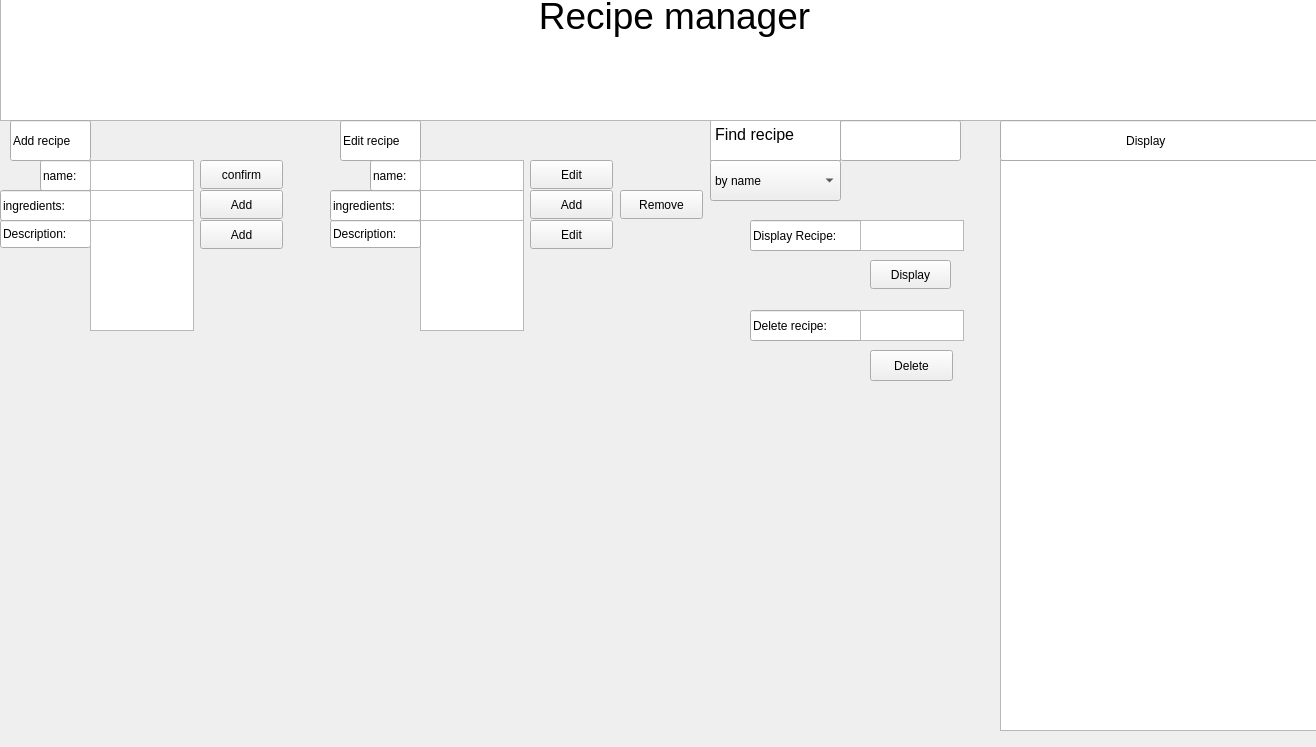
<?xml version="1.0" encoding="UTF-8"?>
<ui version="4.0">
 <class>MainWindow</class>
 <widget class="QMainWindow" name="MainWindow">
  <property name="geometry">
   <rect>
    <x>0</x>
    <y>0</y>
    <width>1316</width>
    <height>747</height>
   </rect>
  </property>
  <property name="windowTitle">
   <string>MainWindow</string>
  </property>
  <widget class="QWidget" name="centralwidget">
   <widget class="QListView" name="listView">
    <property name="geometry">
     <rect>
      <x>1000</x>
      <y>160</y>
      <width>321</width>
      <height>571</height>
     </rect>
    </property>
   </widget>
   <widget class="QTextEdit" name="title">
    <property name="geometry">
     <rect>
      <x>0</x>
      <y>-10</y>
      <width>1321</width>
      <height>131</height>
     </rect>
    </property>
    <property name="readOnly">
     <bool>true</bool>
    </property>
    <property name="html">
     <string>&lt;!DOCTYPE HTML PUBLIC &quot;-//W3C//DTD HTML 4.0//EN&quot; &quot;http://www.w3.org/TR/REC-html40/strict.dtd&quot;&gt;
&lt;html&gt;&lt;head&gt;&lt;meta name=&quot;qrichtext&quot; content=&quot;1&quot; /&gt;&lt;meta charset=&quot;utf-8&quot; /&gt;&lt;style type=&quot;text/css&quot;&gt;
p, li { white-space: pre-wrap; }
hr { height: 1px; border-width: 0; }
li.unchecked::marker { content: &quot;\2610&quot;; }
li.checked::marker { content: &quot;\2612&quot;; }
&lt;/style&gt;&lt;/head&gt;&lt;body style=&quot; font-family:'Segoe UI'; font-size:9pt; font-weight:400; font-style:normal;&quot;&gt;
&lt;p style=&quot; margin-top:0px; margin-bottom:0px; margin-left:0px; margin-right:0px; -qt-block-indent:0; text-indent:0px;&quot;&gt;&lt;span style=&quot; font-size:28pt;&quot;&gt;                                                    Recipe manager&lt;/span&gt;&lt;/p&gt;&lt;/body&gt;&lt;/html&gt;</string>
    </property>
   </widget>
   <widget class="QTextEdit" name="find_recipe">
    <property name="geometry">
     <rect>
      <x>710</x>
      <y>120</y>
      <width>131</width>
      <height>41</height>
     </rect>
    </property>
    <property name="readOnly">
     <bool>true</bool>
    </property>
    <property name="html">
     <string>&lt;!DOCTYPE HTML PUBLIC &quot;-//W3C//DTD HTML 4.0//EN&quot; &quot;http://www.w3.org/TR/REC-html40/strict.dtd&quot;&gt;
&lt;html&gt;&lt;head&gt;&lt;meta name=&quot;qrichtext&quot; content=&quot;1&quot; /&gt;&lt;meta charset=&quot;utf-8&quot; /&gt;&lt;style type=&quot;text/css&quot;&gt;
p, li { white-space: pre-wrap; }
hr { height: 1px; border-width: 0; }
li.unchecked::marker { content: &quot;\2610&quot;; }
li.checked::marker { content: &quot;\2612&quot;; }
&lt;/style&gt;&lt;/head&gt;&lt;body style=&quot; font-family:'Segoe UI'; font-size:9pt; font-weight:400; font-style:normal;&quot;&gt;
&lt;p style=&quot; margin-top:0px; margin-bottom:0px; margin-left:0px; margin-right:0px; -qt-block-indent:0; text-indent:0px;&quot;&gt;&lt;span style=&quot; font-size:12pt;&quot;&gt;Find recipe&lt;/span&gt;&lt;/p&gt;&lt;/body&gt;&lt;/html&gt;</string>
    </property>
   </widget>
   <widget class="QComboBox" name="comboBox">
    <property name="geometry">
     <rect>
      <x>710</x>
      <y>160</y>
      <width>131</width>
      <height>41</height>
     </rect>
    </property>
    <item>
     <property name="text">
      <string comment="sort">by name</string>
     </property>
     <property name="icon">
      <iconset theme="address-book-new"/>
     </property>
    </item>
    <item>
     <property name="text">
      <string>by ingredient</string>
     </property>
    </item>
   </widget>
   <widget class="QLineEdit" name="Display">
    <property name="geometry">
     <rect>
      <x>1000</x>
      <y>120</y>
      <width>321</width>
      <height>41</height>
     </rect>
    </property>
    <property name="text">
     <string>                                     Display</string>
    </property>
    <property name="readOnly">
     <bool>true</bool>
    </property>
   </widget>
   <widget class="QLineEdit" name="inpFindRecipe">
    <property name="geometry">
     <rect>
      <x>840</x>
      <y>120</y>
      <width>121</width>
      <height>41</height>
     </rect>
    </property>
   </widget>
   <widget class="QLineEdit" name="txtAddRecipe">
    <property name="geometry">
     <rect>
      <x>10</x>
      <y>120</y>
      <width>81</width>
      <height>41</height>
     </rect>
    </property>
    <property name="text">
     <string>Add recipe</string>
    </property>
    <property name="readOnly">
     <bool>true</bool>
    </property>
   </widget>
   <widget class="QLineEdit" name="txtNameAdd">
    <property name="geometry">
     <rect>
      <x>40</x>
      <y>160</y>
      <width>51</width>
      <height>31</height>
     </rect>
    </property>
    <property name="text">
     <string>name:</string>
    </property>
    <property name="readOnly">
     <bool>true</bool>
    </property>
   </widget>
   <widget class="QLineEdit" name="lineEdit_5">
    <property name="geometry">
     <rect>
      <x>0</x>
      <y>190</y>
      <width>91</width>
      <height>31</height>
     </rect>
    </property>
    <property name="text">
     <string>ingredients:</string>
    </property>
    <property name="readOnly">
     <bool>true</bool>
    </property>
   </widget>
   <widget class="QLineEdit" name="lineEdit_6">
    <property name="geometry">
     <rect>
      <x>0</x>
      <y>220</y>
      <width>91</width>
      <height>28</height>
     </rect>
    </property>
    <property name="text">
     <string>Description:</string>
    </property>
    <property name="readOnly">
     <bool>true</bool>
    </property>
   </widget>
   <widget class="QTextEdit" name="inpNameAdd">
    <property name="geometry">
     <rect>
      <x>90</x>
      <y>160</y>
      <width>104</width>
      <height>31</height>
     </rect>
    </property>
   </widget>
   <widget class="QTextEdit" name="inpIngAdd">
    <property name="geometry">
     <rect>
      <x>90</x>
      <y>190</y>
      <width>104</width>
      <height>31</height>
     </rect>
    </property>
   </widget>
   <widget class="QTextEdit" name="inpDesAdd">
    <property name="geometry">
     <rect>
      <x>90</x>
      <y>220</y>
      <width>104</width>
      <height>111</height>
     </rect>
    </property>
   </widget>
   <widget class="QPushButton" name="AddIngAdd">
    <property name="geometry">
     <rect>
      <x>200</x>
      <y>190</y>
      <width>83</width>
      <height>29</height>
     </rect>
    </property>
    <property name="text">
     <string>Add</string>
    </property>
   </widget>
   <widget class="QLineEdit" name="lineEdit_7">
    <property name="geometry">
     <rect>
      <x>750</x>
      <y>310</y>
      <width>113</width>
      <height>31</height>
     </rect>
    </property>
    <property name="text">
     <string>Delete recipe:</string>
    </property>
    <property name="readOnly">
     <bool>true</bool>
    </property>
   </widget>
   <widget class="QTextEdit" name="inpDelete">
    <property name="geometry">
     <rect>
      <x>860</x>
      <y>310</y>
      <width>104</width>
      <height>31</height>
     </rect>
    </property>
   </widget>
   <widget class="QPushButton" name="DeleteRecDelete">
    <property name="geometry">
     <rect>
      <x>870</x>
      <y>350</y>
      <width>83</width>
      <height>31</height>
     </rect>
    </property>
    <property name="text">
     <string>Delete</string>
    </property>
   </widget>
   <widget class="QLineEdit" name="lineEdit_8">
    <property name="geometry">
     <rect>
      <x>750</x>
      <y>220</y>
      <width>113</width>
      <height>31</height>
     </rect>
    </property>
    <property name="text">
     <string>Display Recipe:</string>
    </property>
    <property name="readOnly">
     <bool>true</bool>
    </property>
   </widget>
   <widget class="QTextEdit" name="inpDisplay">
    <property name="geometry">
     <rect>
      <x>860</x>
      <y>220</y>
      <width>104</width>
      <height>31</height>
     </rect>
    </property>
   </widget>
   <widget class="QLineEdit" name="lineEdit_9">
    <property name="geometry">
     <rect>
      <x>370</x>
      <y>160</y>
      <width>51</width>
      <height>31</height>
     </rect>
    </property>
    <property name="text">
     <string>name:</string>
    </property>
    <property name="readOnly">
     <bool>true</bool>
    </property>
   </widget>
   <widget class="QTextEdit" name="inpDesEdit">
    <property name="geometry">
     <rect>
      <x>420</x>
      <y>220</y>
      <width>104</width>
      <height>111</height>
     </rect>
    </property>
   </widget>
   <widget class="QPushButton" name="AddIngEdit">
    <property name="geometry">
     <rect>
      <x>530</x>
      <y>190</y>
      <width>83</width>
      <height>29</height>
     </rect>
    </property>
    <property name="text">
     <string>Add</string>
    </property>
   </widget>
   <widget class="QLineEdit" name="txtEditRecipe">
    <property name="geometry">
     <rect>
      <x>340</x>
      <y>120</y>
      <width>81</width>
      <height>41</height>
     </rect>
    </property>
    <property name="text">
     <string>Edit recipe</string>
    </property>
    <property name="readOnly">
     <bool>true</bool>
    </property>
   </widget>
   <widget class="QLineEdit" name="txtDesEdit">
    <property name="geometry">
     <rect>
      <x>330</x>
      <y>220</y>
      <width>91</width>
      <height>28</height>
     </rect>
    </property>
    <property name="text">
     <string>Description:</string>
    </property>
    <property name="readOnly">
     <bool>true</bool>
    </property>
   </widget>
   <widget class="QTextEdit" name="inpIngEdit">
    <property name="geometry">
     <rect>
      <x>420</x>
      <y>190</y>
      <width>104</width>
      <height>31</height>
     </rect>
    </property>
   </widget>
   <widget class="QLineEdit" name="txtIngEdit">
    <property name="geometry">
     <rect>
      <x>330</x>
      <y>190</y>
      <width>91</width>
      <height>31</height>
     </rect>
    </property>
    <property name="text">
     <string>ingredients:</string>
    </property>
    <property name="readOnly">
     <bool>true</bool>
    </property>
   </widget>
   <widget class="QTextEdit" name="inpNameEdit">
    <property name="geometry">
     <rect>
      <x>420</x>
      <y>160</y>
      <width>104</width>
      <height>31</height>
     </rect>
    </property>
   </widget>
   <widget class="QPushButton" name="RemIngEdit">
    <property name="geometry">
     <rect>
      <x>620</x>
      <y>190</y>
      <width>83</width>
      <height>29</height>
     </rect>
    </property>
    <property name="text">
     <string>Remove</string>
    </property>
   </widget>
   <widget class="QPushButton" name="EditDesEdit">
    <property name="geometry">
     <rect>
      <x>530</x>
      <y>220</y>
      <width>83</width>
      <height>29</height>
     </rect>
    </property>
    <property name="text">
     <string>Edit</string>
    </property>
   </widget>
   <widget class="QPushButton" name="DisplayResDisplay">
    <property name="geometry">
     <rect>
      <x>870</x>
      <y>260</y>
      <width>81</width>
      <height>29</height>
     </rect>
    </property>
    <property name="text">
     <string>Display</string>
    </property>
   </widget>
   <widget class="QPushButton" name="EditNameEdit">
    <property name="geometry">
     <rect>
      <x>530</x>
      <y>160</y>
      <width>83</width>
      <height>29</height>
     </rect>
    </property>
    <property name="text">
     <string>Edit</string>
    </property>
   </widget>
   <widget class="QPushButton" name="confNameAdd">
    <property name="geometry">
     <rect>
      <x>200</x>
      <y>160</y>
      <width>83</width>
      <height>29</height>
     </rect>
    </property>
    <property name="text">
     <string>confirm</string>
    </property>
   </widget>
   <widget class="QPushButton" name="AddDesAdd">
    <property name="geometry">
     <rect>
      <x>200</x>
      <y>220</y>
      <width>83</width>
      <height>29</height>
     </rect>
    </property>
    <property name="text">
     <string>Add</string>
    </property>
   </widget>
  </widget>
 </widget>
 <resources/>
 <connections/>
</ui>
